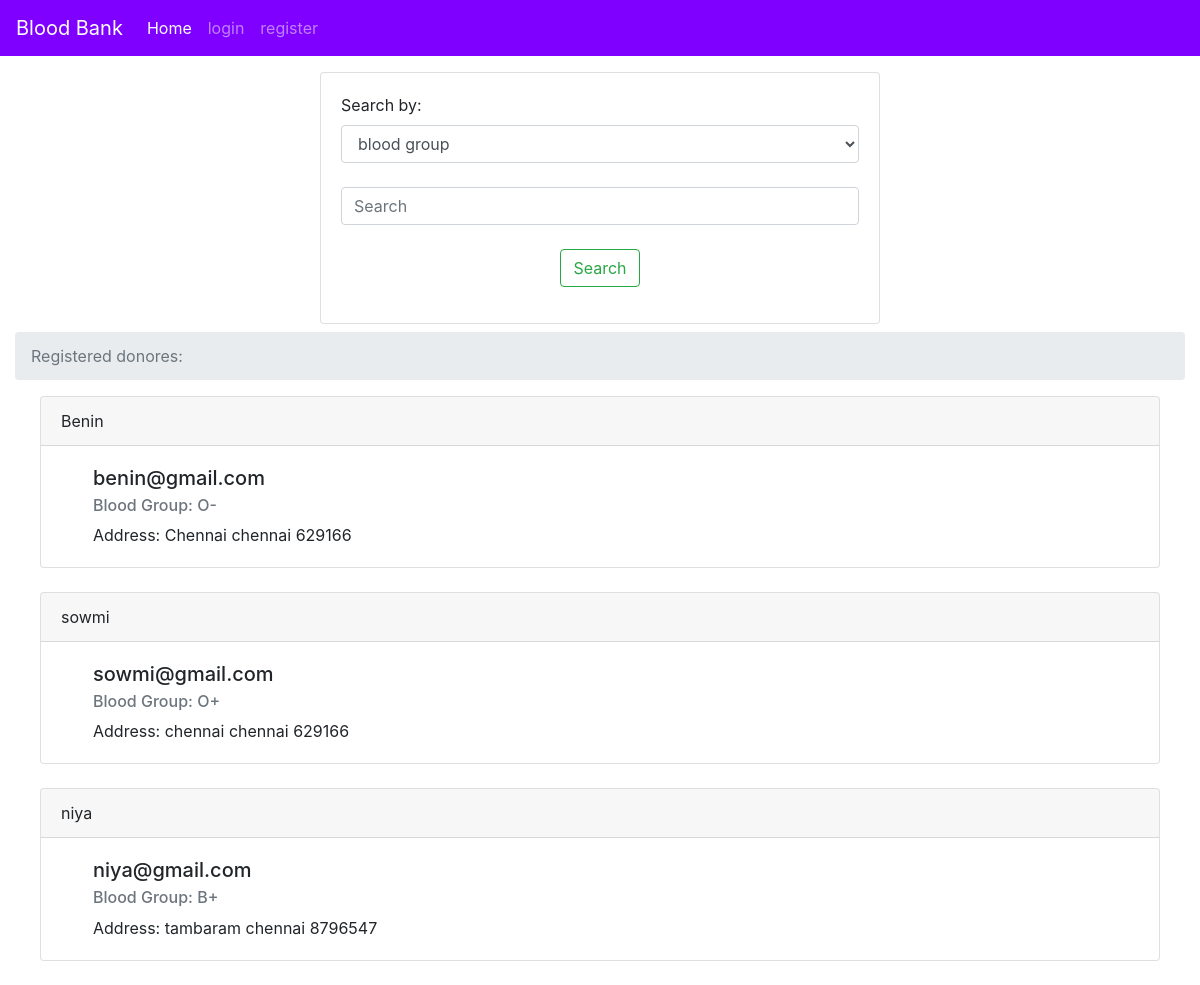
/index, run on the app's committed database.
### tables this page shows
CREATE TABLE users (name TEXT, addr TEXT, city TEXT, pin TEXT, bg TEXT,email TEXT UNIQUE, pass TEXT);

### server.py (the view, shortened to what this page needs)
@app.route('/index',methods = ['POST','GET'])
def index():
    if session.get('username') is not None:
        messages = session['username']
    else:
        messages = ""
    user = {'username': messages}
    print(messages)
    if request.method=='GET':
        con = sqlite3.connect('database.db')
        con.row_factory = sqlite3.Row
        cur = con.cursor()
        cur.execute("select * from users ")
        rows = cur.fetchall();
        return render_template('index.html', title='Home', user=user, rows=rows)

### templates/index.html (shortened to what this page needs)
{% extends "base.html" %} {% block content %}
<div class="container-fluid">
  <center>
    <div class="card text-left mt-3" style="width: 35rem">
      <div class="card-body">
        <form class="form-group" action="{{url_for('index')}}" method="POST">
          <label for="sel"> Search by:</label>
          <select
            name="type"
            class="form-control"
            id="exampleFormControlSelect1"
            required
          >
            <option value="blood">blood group</option>
            <option value="donorname">donorname</option></select
          ><br />
          <input
            class="form-control mr-sm-2"
            type="search"
            name="search"
            placeholder="Search"
            aria-label="Search"
            required
          /><br />
          <center>
            <button class="btn btn-outline-success my-2 my-sm-0" type="submit">
              Search
            </button>
          </center>
        </form>
      </div>
    </div>
  </center>
</div>
<div class="container-fluid">
  <nav aria-label="breadcrumb">
    <ol class="breadcrumb">
      <li class="breadcrumb-item active" aria-current="page">
        Registered donores:
      </li>
    </ol>
  </nav>
  <center>
    {% for row in rows %}
    <div class="card text-left" style="width: 70rem">
      <div class="card-header">{{row["name"]}}</div>
      <div class="card-body ml-3">
        <h5 class="card-title ml-3">{{row['email']}}</h5>
        <h6 class="card-subtitle mb-2 ml-3 text-muted">
          Blood Group: {{row['bg']}}
        </h6>
        <p class="card-text ml-3">
          Address: {{row["addr"]}} {{ row["city"]}} {{row['pin']}}
          <br />
      </div>
    </div>
    <br />
    {% endfor %}
  </center>
</div>
 {% endblock %}

### templates/base.html (shortened to what this page needs)
<html>
    <head>
        <link rel="stylesheet" href="https://stackpath.bootstrapcdn.com/bootstrap/4.1.3/css/bootstrap.min.css">
    </head>
    <body>
      {% if session['admin'] == True %}
      <nav class="navbar navbar-expand-lg navbar-dark" style="background-color: #7F00FF;">
        <button class="navbar-toggler" type="button" data-toggle="collapse" data-target="#navbarSupportedContent" aria-controls="navbarSupportedContent" aria-expanded="false" aria-label="Toggle navigation">
          <span class="navbar-toggler-icon"></span>
        </button>
      <div class="collapse navbar-collapse" id="navbarNav">
        <a class="navbar-brand" href="/">Blood Bank</a>
      <ul class="navbar-nav mr-auto">
        <li class="nav-item active">
          <a class="nav-link" href="/">Home <span class="sr-only">(current)</span></a>
        </li>
      <li class="nav-item">
        <a class="nav-link" href="/dashboard">Dashboard</a>
      </li>
      <li class="nav-item">
        <a class="nav-link" href="/bloodbank">add blood</a>
      </li>
      </ul>
      <ul class="navbar-nav ml-auto">
        <li class="nav-item">
          <a class="nav-link" href="{{url_for('logout')}}">logout</a>
        </li>
        </ul>
    </div>
  </nav>
      {%else%}
      <nav class="navbar navbar-expand-lg navbar-dark" style="background-color: #7F00FF;">
      <div class="collapse navbar-collapse" id="navbarNav">
        <a class="navbar-brand" href="/">Blood Bank</a>
      <ul class="navbar-nav mr-auto">
        <li class="nav-item active">
          <a class="nav-link" href="/">Home <span class="sr-only">(current)</span></a>
        </li>
      <li class="nav-item">
        <a class="nav-link" href="/login">login</a>
      </li>
      <li class="nav-item">
        <a class="nav-link" href="{{url_for('add')}}">register</a>
      </li>
    </ul>
  </div>
</nav>
    {%endif%}
          {% block content %}
           {% endblock %}
      </body>
</html>

### data on the page
users: name "Benin", email "benin@gmail.com", bg "O-", addr "Chennai", city "chennai", pin "629166"
users: name "sowmi", email "sowmi@gmail.com", bg "O+", addr "chennai", city "chennai", pin "629166"
users: name "niya", email "niya@gmail.com", bg "B+", addr "tambaram", city "chennai", pin "8796547"
